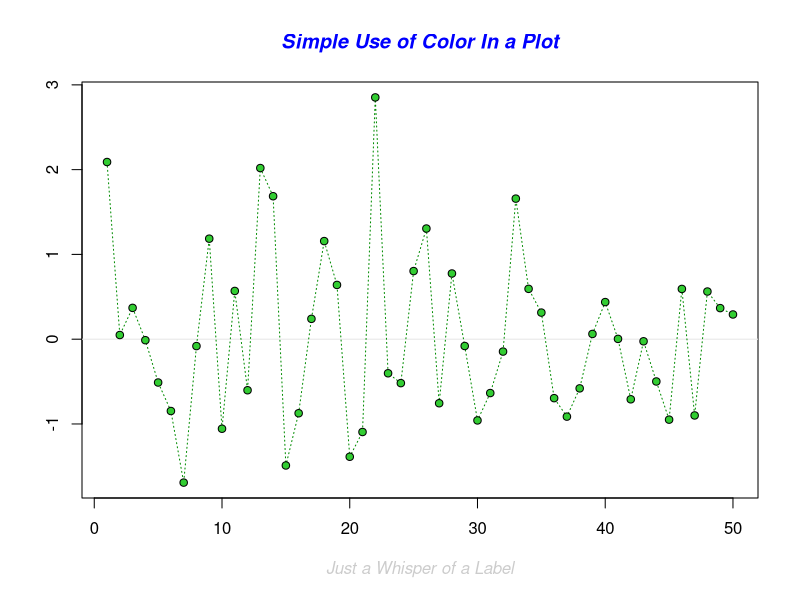
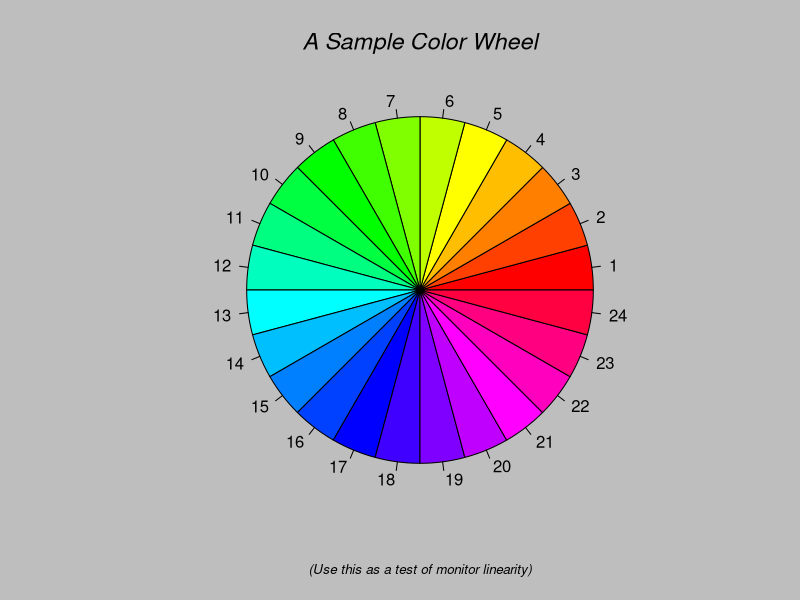
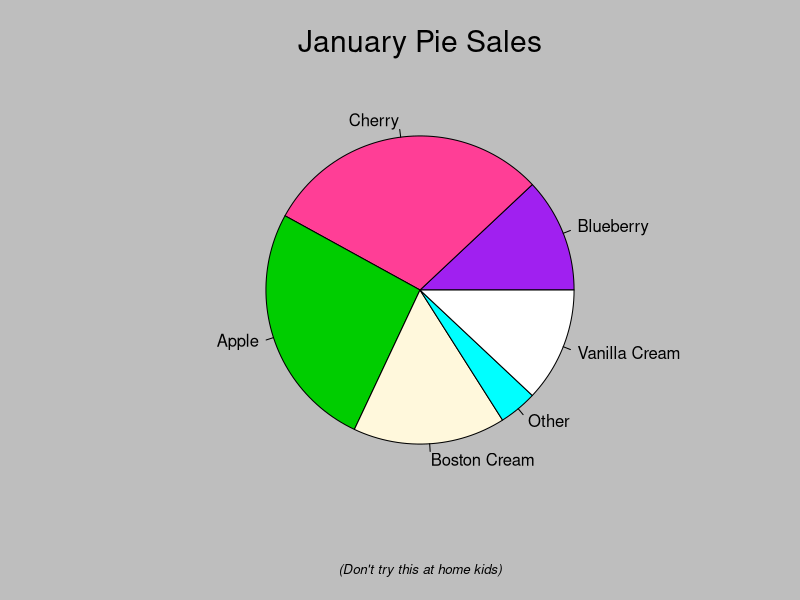
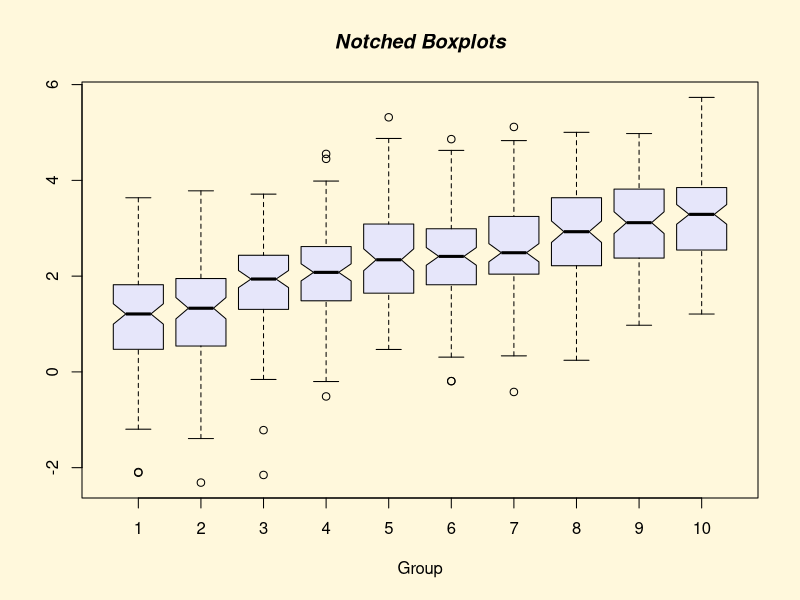
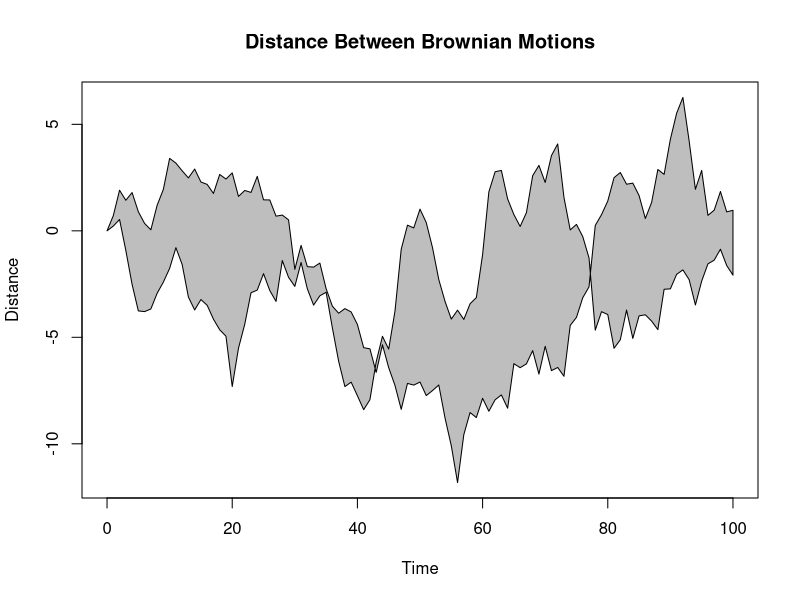
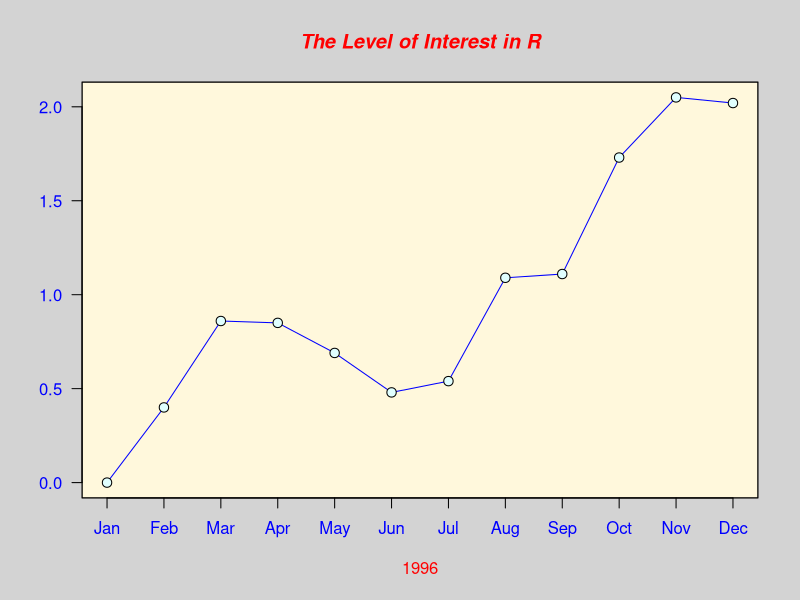
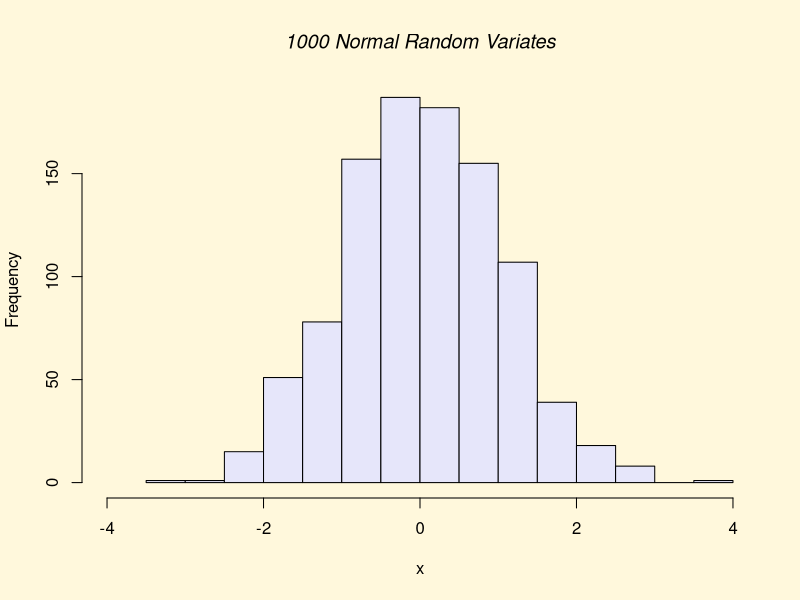
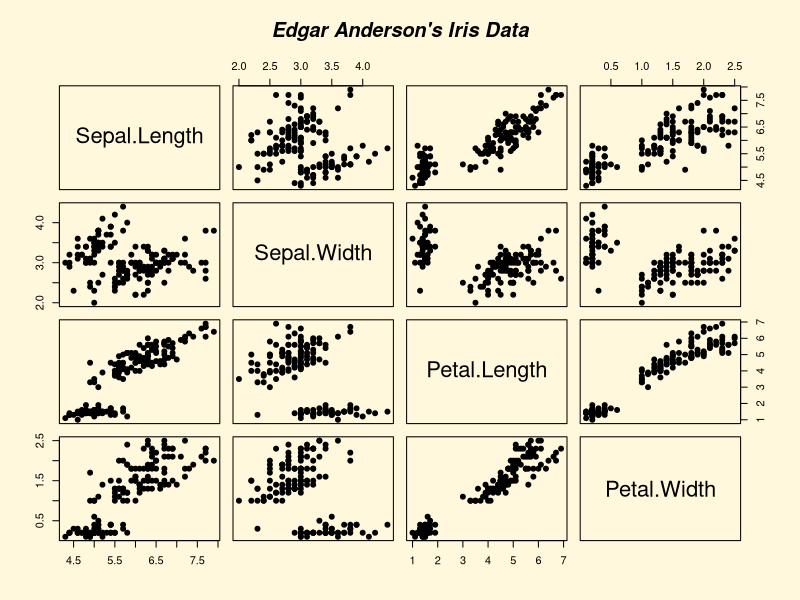

Write the R code that produced these figures, in order.
    #Chapter 3: Basic graphics and data - Aliona Hoste

demo(graphics)
plot(iris)




#1. Plot a cheat-sheet with values of color and point type (col = , and pch = ) from 1 to 25, and export it as a jpeg of 15 cm wide, 6 cm high and resolution 100 points per cm.
plot(0, 0, xlim = c(0, 26), ylim = c(0.5, 1.5)
     , ylab = "color", xlab = "color number", yaxt = "n")
for (i in 1:25) {
  points(i, 1, pch = i, col = i, cex = 1.5)
}





#2. Plot into a graph ten Poisson distributions with lambda ranging from 1 to 10. Put legend and title. Export it as a .tiff file with size of 15x15 cm.
x   <- seq(-1, 20, 1)                # Sequence
y   <- dpois(x, lambda = 1)           # densities for x
plot(x, y, type = "n")               # Empty plot (type = "n")

for(i in 1:10){
  y <- dpois(x, lambda = i)
  lines(x, y, col = i)
  }
title(main="Poisson distribution, lambda = 1:10")
legend("topright", legend = paste("lambda =", 1:10),lty = 1, col = 1:10)


#export into tiff plot
tiff("Plot1_poisson_1to10.tiff", width = 15, height = 15, units = "cm", 
     bg = "transparent", res = 150)       # Open the device "Plot1.tiff"
x   <- seq(-1, 20, 1)                # Sequence
y   <- dpois(x, lambda = 1)           # densities for x
plot(x, y, type = "n")               # Empty plot (type = "n")

for(i in 1:10){
  y <- dpois(x, lambda = i)
  lines(x, y, col = i)
}
title(main="Poisson distribution, lambda = 1:10")
legend("topright", legend = paste("lambda =", 1:10),lty = 1, col = 1:10)

dev.off() 






#3. Import data from this article: https://peerj.com/articles/328/

skip = 2





